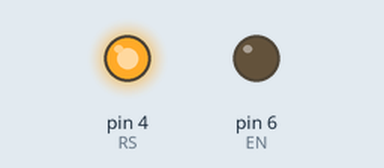
This sketch was run on a simulated Arduino Uno, built with avr-gcc and run on an emulated ATmega328P. On the bench: output pins drawn as LEDs (lit = HIGH). Pins used as bus, display or sensor lines are not drawn; what the sketch prints to the serial monitor is not drawn.

Above: at 0.3 s.
Timing chart, 0 to 1.8 s (numbered marks = the images above):
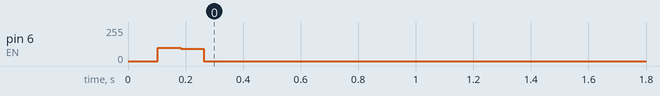

The sketch:

spi-esclavo.ino
```cpp
#include <Arduino.h>
#include <avr/io.h>
#include <avr/interrupt.h>

// Definición pines LCD
#define RS 4
#define EN 6
#define D4 9
#define D5 10
#define D6 11
#define D7 12

// Definiciones SPI
#define DD_MISO DDB3
#define SPI_PORT PORTB
#define SPI_DDR  DDRB

// Variables globales
volatile char datoRecibido;
volatile bool nuevoDato = false;
const bool MODO_SIMULACION = true; // Cambiar a FALSE para hardware real

void lcdSendNibble(uint8_t nibble) {
    digitalWrite(D4, (nibble >> 0) & 0x01);
    digitalWrite(D5, (nibble >> 1) & 0x01);
    digitalWrite(D6, (nibble >> 2) & 0x01);
    digitalWrite(D7, (nibble >> 3) & 0x01);

    digitalWrite(EN, HIGH);
    if (MODO_SIMULACION) {
        delayMicroseconds(1530); // Tiempo para simulación
    } else {
        delayMicroseconds(1);    // Tiempo para hardware real
    }
    digitalWrite(EN, LOW);
    if (MODO_SIMULACION) {
        delayMicroseconds(1530);
    } else {
        delayMicroseconds(1);
    }
}

void lcdCommand(uint8_t command) {
    digitalWrite(RS, LOW);
    lcdSendNibble(command >> 4);
    lcdSendNibble(command);

    if (MODO_SIMULACION) {
        delay(2);
    } else {
        delayMicroseconds(100);
    }
}

void lcdWriteChar(char c) {
    digitalWrite(RS, HIGH);
    lcdSendNibble(c >> 4);
    lcdSendNibble(c);

    if (MODO_SIMULACION) {
        delay(2);
    } else {
        delayMicroseconds(100);
    }
}

void lcdInit() {
    delay(50);

    // Secuencia de inicialización simplificada como en tu calculadora
    lcdCommand(0x03);
    delay(5);
    lcdCommand(0x03);
    delayMicroseconds(150);
    lcdCommand(0x03);
    lcdCommand(0x02);

    lcdCommand(0x28); // 4 bits, 2 líneas
    lcdCommand(0x0C); // Display ON, cursor OFF
    lcdCommand(0x06); // Incremento
    lcdCommand(0x01); // Clear
    delay(2);
}

void lcdPrint(const char* str) {
    while (*str) {
        lcdWriteChar(*str++);
    }
}

void lcdClear() {
    lcdCommand(0x01);
    delay(2);
}

void lcdSetCursor(uint8_t col, uint8_t row) {
    uint8_t address = row == 0 ? 0x80 + col : 0xC0 + col;
    lcdCommand(address);
}

void SPI_SlaveInit(void) {
    SPI_DDR |= (1<<DD_MISO);
    SPI_DDR &= ~((1<<DDB2)|(1<<DDB1)|(1<<DDB0));
    SPCR = (1<<SPE)|(1<<SPIE);
    uint8_t dummy = SPSR;
    dummy = SPDR;
}

ISR(SPI_STC_vect) {
    datoRecibido = SPDR;
    nuevoDato = true;
}

void setup() {
    Serial.begin(9600);

    // Configurar pines LCD
    pinMode(RS, OUTPUT);
    pinMode(EN, OUTPUT);
    pinMode(D4, OUTPUT);
    pinMode(D5, OUTPUT);
    pinMode(D6, OUTPUT);
    pinMode(D7, OUTPUT);

    // Inicializar LCD
    lcdInit();
    lcdPrint("Esperando...");

    // Inicializar SPI
    SPI_SlaveInit();
    sei();

    Serial.println("Sistema Esclavo iniciado");
}

void loop() {
    if(nuevoDato) {
        Serial.print("Dato recibido: ");
        Serial.println(datoRecibido);

        lcdClear();
        lcdSetCursor(0, 0);
        lcdPrint("Tecla recibida:");
        lcdSetCursor(0, 1);
        lcdWriteChar(datoRecibido);

        nuevoDato = false;
    }
}
```

Measured:
- by itself, pin 6 (EN): 98/255 → 92/255 at 0.18 s, → 0/255 0.08 s later
